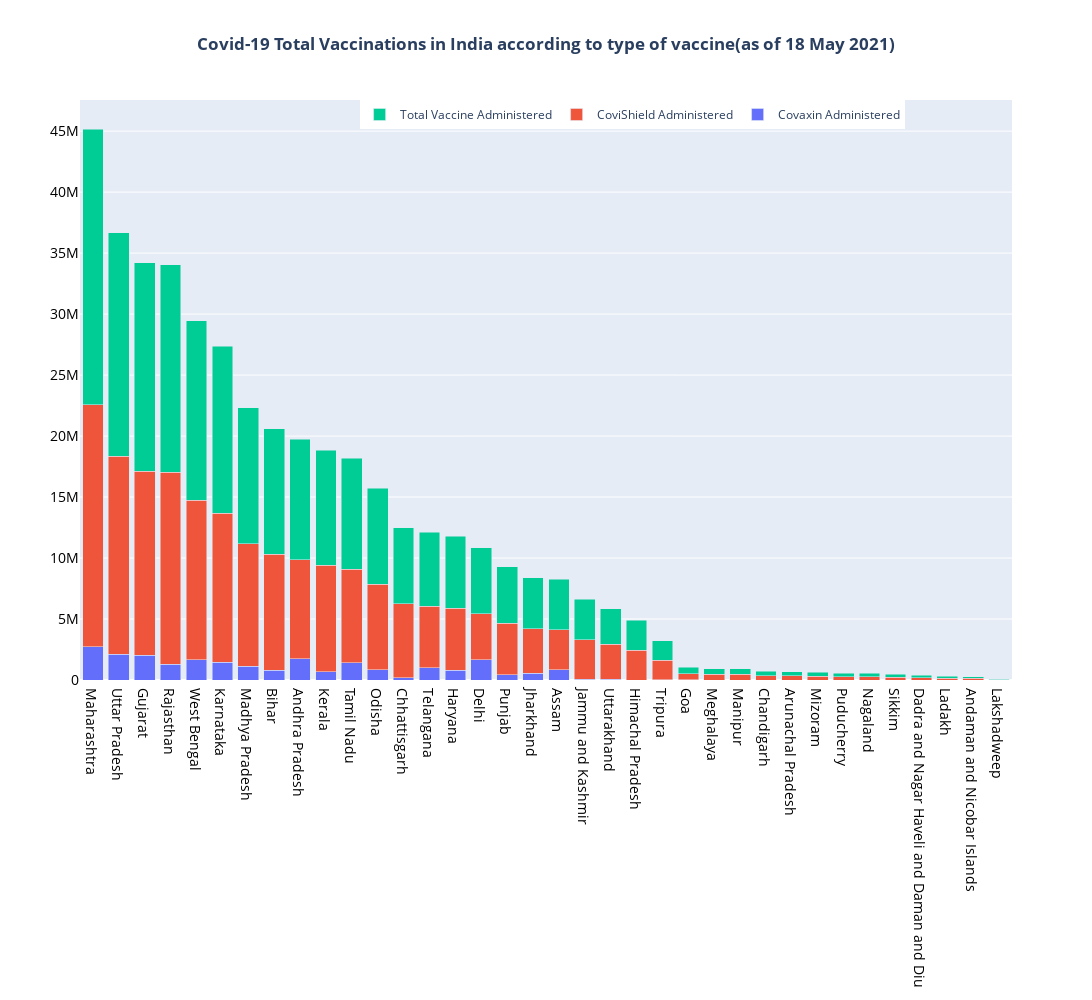

Notebook code cell kept with this figure:
### Markdown cell above
### Plot denoting the total number of doses administered in each of the states with respect to the type of vaccine

### Code cell
fig = go.Figure(go.Bar(x= StateVaccineLatest.State, y= StateVaccineLatest[' Covaxin (Doses Administered)'], name='Covaxin Administered'))
fig.add_trace(go.Bar(x=StateVaccineLatest.State, y= StateVaccineLatest[ 'CoviShield (Doses Administered)'], name='CoviShield Administered'))
fig.add_trace(go.Bar(x=StateVaccineLatest.State, y= StateVaccineLatest['Total Doses Administered'], name='Total Vaccine Administered'))


fig.update_layout(barmode='stack',legend_orientation="h",legend=dict(x= 0.3, y=1.0),
                  xaxis={'categoryorder':'total descending'},
                  title_text='<b>Covid-19 Total Vaccinations in India according to type of vaccine(as of 18 May 2021)<b>',
                  title_x=0.5,
                  width= 1100,
                  height= 1000
                 )
fig.update_xaxes(tickfont=dict(color='black', size=14))
fig.update_yaxes(tickfont=dict(color='black', size=14))
fig.show()

### Figure 1 — Plotly figure (JSON) as saved in the notebook; plotly's stock layout.template omitted (floating-point values rounded to 4 significant figures)
{"data": [{"name": "Covaxin Administered", "type": "bar", "x": ["Ladakh", "Lakshadweep", "Tripura", "Goa", "Himachal Pradesh", "Sikkim", "Dadra and Nagar Haveli and Daman and Diu", "Andaman and Nicobar Islands", "Chandigarh", "Delhi", "Mizoram", "Uttarakhand", "Kerala", "Jammu and Kashmir", "Gujarat", "Rajasthan", "Chhattisgarh", "Haryana", "Arunachal Pradesh", "Karnataka", "Puducherry", "Maharashtra", "Odisha", "Punjab", "Telangana", "Manipur", "Andhra Pradesh", "Meghalaya", "Madhya Pradesh", "West Bengal", "Nagaland", "Assam", "Jharkhand", "Tamil Nadu", "Bihar", "Uttar Pradesh"], "y": [0, 0, 15121, 7291, 0, 0, 0, 0, 0, 1643548, 0, 78122, 676006, 41568, 2027524, 1272840, 191336, 819176, 0, 1472981, 74, 2732312, 827516, 430555, 987525, 0, 1747453, 0, 1147298, 1650999, 0, 829235, 533344, 1398688, 817845, 2094524]}, {"name": "CoviShield Administered", "type": "bar", "x": ["Ladakh", "Lakshadweep", "Tripura", "Goa", "Himachal Pradesh", "Sikkim", "Dadra and Nagar Haveli and Daman and Diu", "Andaman and Nicobar Islands", "Chandigarh", "Delhi", "Mizoram", "Uttarakhand", "Kerala", "Jammu and Kashmir", "Gujarat", "Rajasthan", "Chhattisgarh", "Haryana", "Arunachal Pradesh", "Karnataka", "Puducherry", "Maharashtra", "Odisha", "Punjab", "Telangana", "Manipur", "Andhra Pradesh", "Meghalaya", "Madhya Pradesh", "West Bengal", "Nagaland", "Assam", "Jharkhand", "Tamil Nadu", "Bihar", "Uttar Pradesh"], "y": [159496, 33636, 1595663, 521664, 2456257, 238983, 196079, 124268, 349507, 3775793, 315245, 2840981, 8737717, 3259434, 15083095, 15743491, 6049192, 5070025, 334007, 12210409, 269254, 19854308, 7030282, 4208707, 5066616, 457938, 8121064, 465690, 10023021, 13067136, 268922, 3308418, 3661008, 7697166, 9489755, 16240485]}, {"name": "Total Vaccine Administered", "type": "bar", "x": ["Ladakh", "Lakshadweep", "Tripura", "Goa", "Himachal Pradesh", "Sikkim", "Dadra and Nagar Haveli and Daman and Diu", "Andaman and Nicobar Islands", "Chandigarh", "Delhi", "Mizoram", "Uttarakhand", "Kerala", "Jammu and Kashmir", "Gujarat", "Rajasthan", "Chhattisgarh", "Haryana", "Arunachal Pradesh", "Karnataka", "Puducherry", "Maharashtra", "Odisha", "Punjab", "Telangana", "Manipur", "Andhra Pradesh", "Meghalaya", "Madhya Pradesh", "West Bengal", "Nagaland", "Assam", "Jharkhand", "Tamil Nadu", "Bihar", "Uttar Pradesh"], "y": [159496, 33636, 1610784, 528955, 2456257, 238983, 196079, 124268, 349507, 5419341, 315245, 2919103, 9413723, 3301002, 17110619, 17016331, 6240528, 5889201, 334007, 13683390, 269328, 22586620, 7857798, 4639262, 6064809, 457938, 9868747, 465690, 11170319, 14718135, 268922, 4137653, 4194352, 9095854, 10307600, 18335009]}], "layout": {"barmode": "stack", "height": 1000, "legend": {"orientation": "h", "x": 0.3, "y": 1}, "title": {"text": "<b>Covid-19 Total Vaccinations in India according to type of vaccine(as of 18 May 2021)<b>", "x": 0.5}, "width": 1100, "xaxis": {"categoryorder": "total descending", "tickfont": {"color": "black", "size": 14}}, "yaxis": {"tickfont": {"color": "black", "size": 14}}}}
